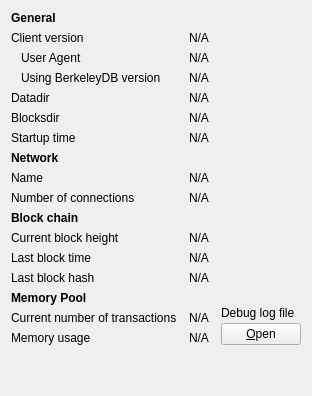
     <widget class="QWidget" name="tab_info">
      <attribute name="title">
       <string>&amp;Information</string>
      </attribute>
      <layout class="QGridLayout" name="gridLayout" columnstretch="0,1,0">
       <property name="horizontalSpacing">
        <number>12</number>
       </property>
       <item row="0" column="0">
        <widget class="QLabel" name="label_9">
         <property name="font">
          <font>
           <weight>75</weight>
           <bold>true</bold>
          </font>
         </property>
         <property name="text">
          <string>General</string>
         </property>
        </widget>
       </item>
       <item row="1" column="0">
        <widget class="QLabel" name="label_6">
         <property name="text">
          <string>Client version</string>
         </property>
        </widget>
       </item>
       <item row="1" column="1" colspan="2">
        <widget class="QLabel" name="clientVersion">
         <property name="cursor">
          <cursorShape>IBeamCursor</cursorShape>
         </property>
         <property name="text">
          <string>N/A</string>
         </property>
         <property name="textFormat">
          <enum>Qt::PlainText</enum>
         </property>
         <property name="textInteractionFlags">
          <set>Qt::LinksAccessibleByMouse|Qt::TextSelectableByKeyboard|Qt::TextSelectableByMouse</set>
         </property>
        </widget>
       </item>
       <item row="2" column="0">
        <widget class="QLabel" name="labelClientUserAgent">
         <property name="text">
          <string>User Agent</string>
         </property>
         <property name="indent">
          <number>10</number>
         </property>
        </widget>
       </item>
       <item row="2" column="1" colspan="2">
        <widget class="QLabel" name="clientUserAgent">
         <property name="cursor">
          <cursorShape>IBeamCursor</cursorShape>
         </property>
         <property name="text">
          <string>N/A</string>
         </property>
         <property name="textFormat">
          <enum>Qt::PlainText</enum>
         </property>
         <property name="textInteractionFlags">
          <set>Qt::LinksAccessibleByMouse|Qt::TextSelectableByKeyboard|Qt::TextSelectableByMouse</set>
         </property>
        </widget>
       </item>
       <item row="3" column="0">
        <widget class="QLabel" name="label_berkeleyDBVersion">
         <property name="text">
          <string>Using BerkeleyDB version</string>
         </property>
         <property name="indent">
          <number>10</number>
         </property>
        </widget>
       </item>
       <item row="3" column="1" colspan="2">
        <widget class="QLabel" name="berkeleyDBVersion">
         <property name="cursor">
          <cursorShape>IBeamCursor</cursorShape>
         </property>
         <property name="text">
          <string>N/A</string>
         </property>
         <property name="textFormat">
          <enum>Qt::PlainText</enum>
         </property>
         <property name="textInteractionFlags">
          <set>Qt::LinksAccessibleByMouse|Qt::TextSelectableByKeyboard|Qt::TextSelectableByMouse</set>
         </property>
        </widget>
       </item>
       <item row="4" column="0">
        <widget class="QLabel" name="label_12">
         <property name="text">
          <string>Datadir</string>
         </property>
        </widget>
       </item>
       <item row="4" column="1" colspan="2">
        <widget class="QLabel" name="dataDir">
         <property name="cursor">
          <cursorShape>IBeamCursor</cursorShape>
         </property>
         <property name="toolTip">
          <string>To specify a non-default location of the data directory use the '%1' option.</string>
         </property>
         <property name="text">
          <string>N/A</string>
         </property>
         <property name="textFormat">
          <enum>Qt::PlainText</enum>
         </property>
         <property name="wordWrap">
          <bool>true</bool>
         </property>
         <property name="textInteractionFlags">
          <set>Qt::LinksAccessibleByMouse|Qt::TextSelectableByKeyboard|Qt::TextSelectableByMouse</set>
         </property>
        </widget>
       </item>
       <item row="5" column="0">
        <widget class="QLabel" name="label_11">
         <property name="text">
          <string>Blocksdir</string>
         </property>
        </widget>
       </item>
       <item row="5" column="1" colspan="2">
        <widget class="QLabel" name="blocksDir">
         <property name="cursor">
          <cursorShape>IBeamCursor</cursorShape>
         </property>
         <property name="toolTip">
          <string>To specify a non-default location of the blocks directory use the '%1' option.</string>
         </property>
         <property name="text">
          <string>N/A</string>
         </property>
         <property name="textFormat">
          <enum>Qt::PlainText</enum>
         </property>
         <property name="wordWrap">
          <bool>true</bool>
         </property>
         <property name="textInteractionFlags">
          <set>Qt::LinksAccessibleByMouse|Qt::TextSelectableByKeyboard|Qt::TextSelectableByMouse</set>
         </property>
        </widget>
       </item>
       <item row="6" column="0">
        <widget class="QLabel" name="label_13">
         <property name="text">
          <string>Startup time</string>
         </property>
        </widget>
       </item>
       <item row="6" column="1" colspan="2">
        <widget class="QLabel" name="startupTime">
         <property name="cursor">
          <cursorShape>IBeamCursor</cursorShape>
         </property>
         <property name="text">
          <string>N/A</string>
         </property>
         <property name="textFormat">
          <enum>Qt::PlainText</enum>
         </property>
         <property name="textInteractionFlags">
          <set>Qt::LinksAccessibleByMouse|Qt::TextSelectableByKeyboard|Qt::TextSelectableByMouse</set>
         </property>
        </widget>
       </item>
       <item row="7" column="0">
        <widget class="QLabel" name="labelNetwork">
         <property name="font">
          <font>
           <weight>75</weight>
           <bold>true</bold>
          </font>
         </property>
         <property name="text">
          <string>Network</string>
         </property>
        </widget>
       </item>
       <item row="8" column="0">
        <widget class="QLabel" name="label_8">
         <property name="text">
          <string>Name</string>
         </property>
        </widget>
       </item>
       <item row="8" column="1" colspan="2">
        <widget class="QLabel" name="networkName">
         <property name="cursor">
          <cursorShape>IBeamCursor</cursorShape>
         </property>
         <property name="text">
          <string>N/A</string>
         </property>
         <property name="textFormat">
          <enum>Qt::PlainText</enum>
         </property>
         <property name="textInteractionFlags">
          <set>Qt::LinksAccessibleByMouse|Qt::TextSelectableByKeyboard|Qt::TextSelectableByMouse</set>
         </property>
        </widget>
       </item>
       <item row="9" column="0">
        <widget class="QLabel" name="label_7">
         <property name="text">
          <string>Number of connections</string>
         </property>
        </widget>
       </item>
       <item row="9" column="1" colspan="2">
        <widget class="QLabel" name="numberOfConnections">
         <property name="cursor">
          <cursorShape>IBeamCursor</cursorShape>
         </property>
         <property name="text">
          <string>N/A</string>
         </property>
         <property name="textFormat">
          <enum>Qt::PlainText</enum>
         </property>
         <property name="textInteractionFlags">
          <set>Qt::LinksAccessibleByMouse|Qt::TextSelectableByKeyboard|Qt::TextSelectableByMouse</set>
         </property>
        </widget>
       </item>
       <item row="10" column="0">
        <widget class="QLabel" name="label_10">
         <property name="font">
          <font>
           <weight>75</weight>
           <bold>true</bold>
          </font>
         </property>
         <property name="text">
          <string>Block chain</string>
         </property>
        </widget>
       </item>
       <item row="11" column="0">
        <widget class="QLabel" name="label_3">
         <property name="text">
          <string>Current block height</string>
         </property>
        </widget>
       </item>
       <item row="11" column="1" colspan="2">
        <widget class="QLabel" name="numberOfBlocks">
         <property name="cursor">
          <cursorShape>IBeamCursor</cursorShape>
         </property>
         <property name="text">
          <string>N/A</string>
         </property>
         <property name="textFormat">
          <enum>Qt::PlainText</enum>
         </property>
         <property name="textInteractionFlags">
          <set>Qt::LinksAccessibleByMouse|Qt::TextSelectableByKeyboard|Qt::TextSelectableByMouse</set>
         </property>
        </widget>
       </item>
       <item row="12" column="0">
        <widget class="QLabel" name="labelLastBlockTime">
         <property name="text">
          <string>Last block time</string>
         </property>
        </widget>
       </item>
       <item row="12" column="1" colspan="2">
        <widget class="QLabel" name="lastBlockTime">
         <property name="cursor">
          <cursorShape>IBeamCursor</cursorShape>
         </property>
         <property name="text">
          <string>N/A</string>
         </property>
         <property name="textFormat">
          <enum>Qt::PlainText</enum>
         </property>
         <property name="textInteractionFlags">
          <set>Qt::LinksAccessibleByMouse|Qt::TextSelectableByKeyboard|Qt::TextSelectableByMouse</set>
         </property>
        </widget>
       </item>
       <item row="13" column="0">
        <widget class="QLabel" name="labelLastBlockHash">
         <property name="text">
          <string>Last block hash</string>
         </property>
        </widget>
       </item>
       <item row="13" column="1" colspan="2">
        <widget class="QLabel" name="lastBlockHash">
         <property name="cursor">
          <cursorShape>IBeamCursor</cursorShape>
         </property>
         <property name="text">
          <string>N/A</string>
         </property>
         <property name="textFormat">
          <enum>Qt::PlainText</enum>
         </property>
         <property name="textInteractionFlags">
          <set>Qt::LinksAccessibleByMouse|Qt::TextSelectableByKeyboard|Qt::TextSelectableByMouse</set>
         </property>
        </widget>
       </item>
       <item row="14" column="0">
        <widget class="QLabel" name="labelMempoolTitle">
         <property name="font">
          <font>
           <weight>75</weight>
           <bold>true</bold>
          </font>
         </property>
         <property name="text">
          <string>Memory Pool</string>
         </property>
        </widget>
       </item>
       <item row="15" column="0">
        <widget class="QLabel" name="labelNumberOfTransactions">
         <property name="text">
          <string>Current number of transactions</string>
         </property>
        </widget>
       </item>
       <item row="15" column="1">
        <widget class="QLabel" name="mempoolNumberTxs">
         <property name="cursor">
          <cursorShape>IBeamCursor</cursorShape>
         </property>
         <property name="text">
          <string>N/A</string>
         </property>
         <property name="textFormat">
          <enum>Qt::PlainText</enum>
         </property>
         <property name="textInteractionFlags">
          <set>Qt::LinksAccessibleByMouse|Qt::TextSelectableByKeyboard|Qt::TextSelectableByMouse</set>
         </property>
        </widget>
       </item>
       <item row="16" column="0">
        <widget class="QLabel" name="labelMemoryUsage">
         <property name="text">
          <string>Memory usage</string>
         </property>
        </widget>
       </item>
       <item row="16" column="1">
        <widget class="QLabel" name="mempoolSize">
         <property name="cursor">
          <cursorShape>IBeamCursor</cursorShape>
         </property>
         <property name="text">
          <string>N/A</string>
         </property>
         <property name="textFormat">
          <enum>Qt::PlainText</enum>
         </property>
         <property name="textInteractionFlags">
          <set>Qt::LinksAccessibleByMouse|Qt::TextSelectableByKeyboard|Qt::TextSelectableByMouse</set>
         </property>
        </widget>
       </item>
       <item row="14" column="2" rowspan="3">
        <layout class="QVBoxLayout" name="verticalLayoutDebugButton">
         <property name="spacing">
          <number>3</number>
         </property>
         <item>
          <spacer name="verticalSpacer_2">
           <property name="orientation">
            <enum>Qt::Vertical</enum>
           </property>
           <property name="sizeHint" stdset="0">
            <size>
             <width>10</width>
             <height>5</height>
            </size>
           </property>
          </spacer>
         </item>
         <item>
          <widget class="QLabel" name="labelDebugLogfile">
           <property name="text">
            <string>Debug log file</string>
           </property>
          </widget>
         </item>
         <item>
          <widget class="QPushButton" name="openDebugLogfileButton">
           <property name="toolTip">
            <string>Open the %1 debug log file from the current data directory. This can take a few seconds for large log files.</string>
           </property>
           <property name="text">
            <string>&amp;Open</string>
           </property>
           <property name="autoDefault">
            <bool>false</bool>
           </property>
          </widget>
         </item>
        </layout>
       </item>
       <item row="17" column="0">
        <spacer name="verticalSpacer">
         <property name="orientation">
          <enum>Qt::Vertical</enum>
         </property>
         <property name="sizeHint" stdset="0">
          <size>
           <width>20</width>
           <height>40</height>
          </size>
         </property>
        </spacer>
       </item>
      </layout>
     </widget>
